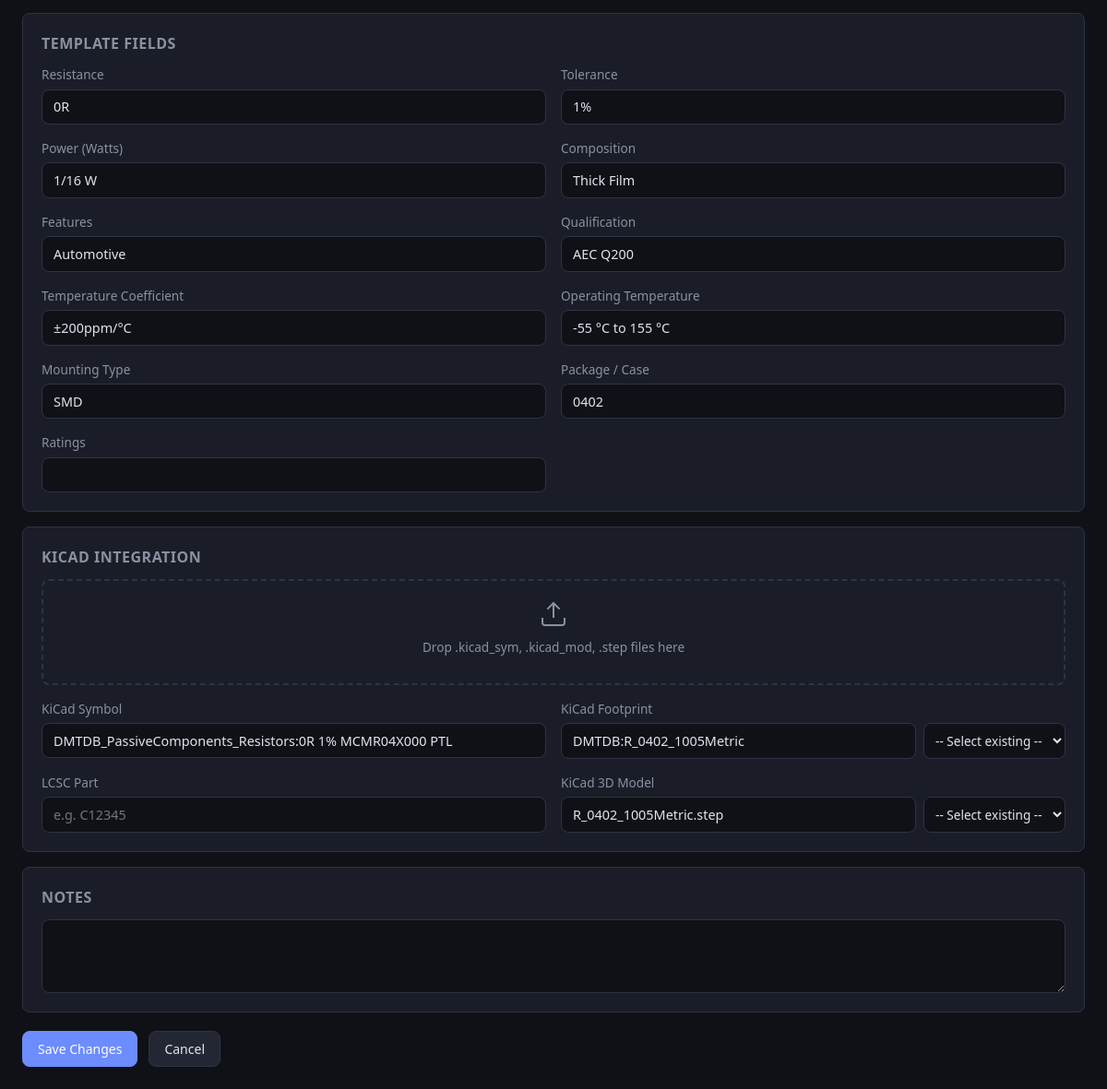
The page /part/DMT-01020101004/edit (lower part) on the database as committed earlier.
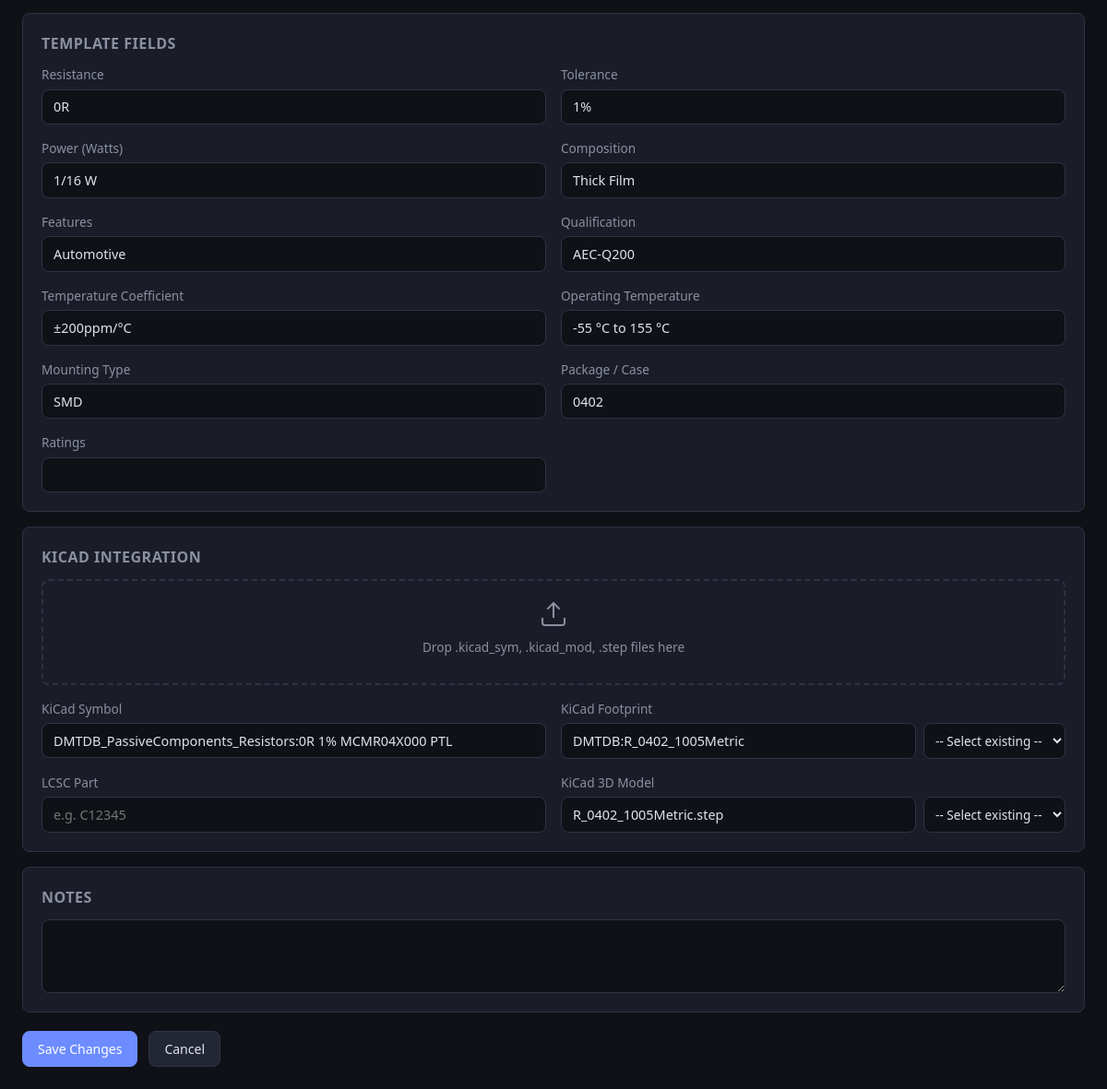
The same page on the database as committed later.
### db/models.py (models this page shows)
class Base(DeclarativeBase):
    pass

class PartField(Base):
    __tablename__ = "part_fields"
    id         = Column(Integer, primary_key=True, autoincrement=True)
    dmtuid     = Column(String(20),
                        ForeignKey("parts.dmtuid", ondelete="CASCADE"),
                        nullable=False, index=True)
    field_name = Column(String(200), nullable=False)
    field_value = Column(Text, nullable=False, default="")
    part = relationship("Part", back_populates="fields")
    __table_args__ = (
        Index("ix_field_lookup", "dmtuid", "field_name"),
    )

### ui/routes_forms.py (the view, shortened to what this page needs)
@ui_bp.route("/part/<dmtuid>/edit", methods=["GET", "POST"])
def part_edit(dmtuid: str):
    session = get_session()
    try:
        part = PartsService.get(session, dmtuid)
        if not part:
            abort(404)
        template = get_fields(part.tt, part.ff)
        domains = get_domains()
        if request.method == "GET":
            return render_template(
                "add_edit.html", part=part, domains=domains,
                template_fields=template, mode="edit",
            )
    except Exception as exc:
        session.rollback()
        flash(f"Error: {exc}", "danger")
        return redirect(url_for("ui.part_edit", dmtuid=dmtuid))
    finally:
        session.close()

### db/engine.py (called while the page is built)
def get_session() -> Session:
    if _SessionLocal is None:
        raise RuntimeError("Database not initialised - call init_db() first")
    return _SessionLocal()

### schema/loader.py (called while the page is built)
def get_domains() -> list[dict]:
    return _schema.get("domains", [])

### schema/templates.py (called while the page is built)
def get_fields(tt: str, ff: str) -> Optional[list[str]]:
    return _templates.get(f"{tt}{ff}")

### services/parts_service.py (called while the page is built)
    @staticmethod
    def get(session: Session, dmtuid: str) -> Part | None:
        return session.get(Part, dmtuid.upper())

### templates/add_edit.html (shortened to what this page needs)
{% extends "base.html" %}
{% block content %}
<form method="post" id="partForm">
  <div class="detail-card" style="margin-bottom:1rem;" id="templateFieldsCard">
    <h2>Template Fields </h2>
    <div class="form-grid" id="templateFields">
      {% if mode == 'edit' and template_fields %}
      {% set field_map = {} %}
      {% set skip =
      ['MPN','Location','Quantity','Value','Manufacturer','Description','Datasheet','RoHS','TT','FF','CC','SS','XXX','DMTUID']
      %}
      {% for fname in template_fields %}
      {% if fname not in skip %}
      <div class="form-group">
        <label>{{ fname }}</label>
        <input type="text" name="{{ fname }}" value="{{ field_map.get(fname, '') }}">
      </div>
      {% endif %}
      {% endfor %}
      {% else %}
      <p style="color:var(--text-dim); font-size:.85rem;" id="templatePlaceholder">
        Select a Domain and Family above to load template fields.
      </p>
      {% endif %}
    </div>
  </div>
  <div class="detail-card" style="margin-bottom:1rem;">
    <h2>KiCad Integration</h2>
    <div class="kicad-dropzone" id="kicadDropzone">
      <svg width="32" height="32" viewBox="0 0 24 24" fill="none" stroke="currentColor" stroke-width="1.5">
        <path d="M21 15v4a2 2 0 0 1-2 2H5a2 2 0 0 1-2-2v-4" />
        <polyline points="17 8 12 3 7 8" />
        <line x1="12" y1="3" x2="12" y2="15" />
      </svg>
      <p>Drop .kicad_sym, .kicad_mod, .step files here</p>
    </div>
    <div class="form-grid">
      <div class="form-group">
        <label>KiCad Symbol</label>
        <div class="input-with-dropdown">
          <input type="text" name="kicad_symbol" id="kicadSymbolInput" value="{{ part.kicad_symbol if part else '' }}"
            placeholder="Drag and drop .kicad_sym. R and C are autogenerated.">
        </div>
      </div>
      <div class="form-group">
        <label>KiCad Footprint</label>
        <div class="input-with-dropdown">
          <input type="text" name="kicad_footprint" id="kicadFootprintInput"
            value="{{ part.kicad_footprint if part else (template_part.kicad_footprint if template_part else '') }}"
            placeholder="e.g. DMTDB:Footprint">
          <select id="footprintSelect" title="Select existing footprint">
            <option value="">-- Select existing --</option>
          </select>
        </div>
      </div>
      <div class="form-group">
        <label>LCSC Part</label>
        <input type="text" name="kicad_libref" id="lcscPartInput" value="{{ part.kicad_libref if part else '' }}"
          placeholder="e.g. C12345">
      </div>
      <div class="form-group">
        <label>KiCad 3D Model</label>
        <div class="input-with-dropdown">
          <input type="text" name="kicad_3dmodel" id="kicad3dmodelInput"
            value="{{ part.kicad_3dmodel if part else (template_part.kicad_3dmodel if template_part else '') }}"
            placeholder="e.g. C_1206_3216Metric.step">
          <select id="model3dSelect" title="Select existing 3D model">
            <option value="">-- Select existing --</option>
          </select>
        </div>
      </div>
    </div>
  </div>
  <div class="detail-card" style="margin-bottom:1rem;">
    <h2>Notes</h2>
    <div class="form-group full">
      <textarea name="notes" rows="3">{{ part.notes if part else '' }}</textarea>
    </div>
  </div>
  <div class="form-actions">
    <button type="submit" class="btn btn-primary">{% if mode == 'edit' %}Save Changes{% else %}Create Part{% endif
      %}</button>
    {% if mode == 'edit' %}
    <a href="/part/{{ part.dmtuid }}" class="btn btn-secondary">Cancel</a>
    {% else %}
    <a href="/" class="btn btn-secondary">Cancel</a>
    {% endif %}
  </div>
</form>
{% endblock %}

Rows that differ between the two databases and show on the page:
changed PartField: get "AEC Q200" → "AEC-Q200"
